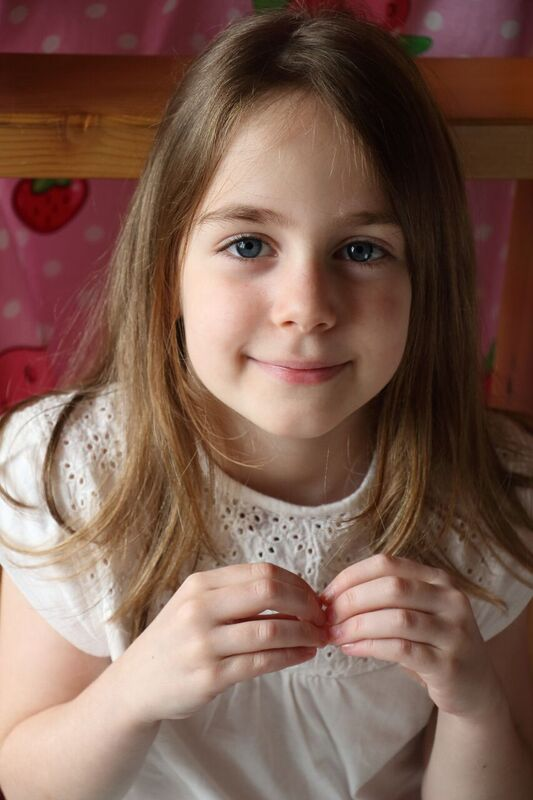
#> input picture jupyterNotebook/2_03. MosaicOnFaceAutomatically/girl.jpg, 533 x 800 px
$ jupyter execute 12_MosaicOnFaceAutomatically.ipynb   (shell and % lines are left out)
#> lines starting #> are read from the running program, lines starting #| are printed output that depends on the picture; after the words box and inside, x2 and y2 are one past the last pixel; in counts of white or black regions, pixels touching at a corner belong together
### jupyterNotebook/2_03. MosaicOnFaceAutomatically/mosaic3.py
#!
#! mosaic module.
#!
import cv2

#! Mosaic function.
def mosaic(img, rect, size):
    #! Get the area to mosaic.
    (x1, y1, x2, y2) = rect
    w = x2 - x1
    h = y2 - y1
    i_rect = img[y1:y2, x1:x2]

    #! Once reduced and expanded.
    i_small = cv2.resize(i_rect, (size, size))
    i_mos = cv2.resize(i_small, (w, h), interpolation=cv2.INTER_AREA)

    #! Overlay mosaic image on image.
    img2 = img.copy()
    img2[y1:y2, x1:x2] = i_mos
    return img2

### jupyterNotebook/2_03. MosaicOnFaceAutomatically/12_MosaicOnFaceAutomatically.ipynb
# [Mosaic on face automatically.]

###  1. Download the face detection cascade file.

[cell 1]
import urllib.request as req
import pandas as pd

# Download file.
url = "https://github.com/opencv/opencv/blob/master/data/haarcascades/haarcascade_frontalface_alt.xml"
savefile = "haarcascade_frontalface_alt.xml"
req.urlretrieve(url, savefile)
#> (this line was passed over: the network is not available in this run)
print("Saved.")

###  2. Procedure for face detection.
   - Create a detector by specifying a cascade file.
   - Read the target image and convert it to grayscale.
       <BR>※The image is converted to grayscale to use the image brightness information for face detection.
   - Perform face detection.

[cell 2]

import matplotlib.pyplot as plt
import cv2
#!
#! Create a detector by specifying a cascade file.
#!
cascade_file = "haarcascade_frontalface_default.xml"
cascade = cv2.CascadeClassifier(cascade_file)

#!
#!Read the target image and convert it to grayscale.
#!
img = cv2.imread("girl.jpg")
#> img is the input picture: shape (800, 533, 3); mean B, G, R 82.6, 95.3, 126
img_gray = cv2.cvtColor(img, cv2.COLOR_BGR2GRAY)
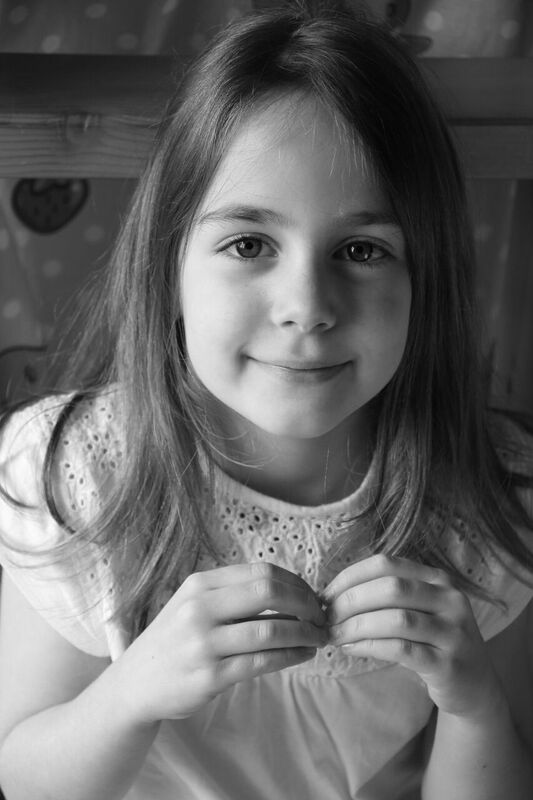
#> img_gray: shape (800, 533); min 0, max 254, mean 103

#! Perform face recognition.
face_list = cascade.detectMultiScale(img_gray, minSize=(150, 150))
#> face_list = [[145, 123, 316, 316]]

#! Check the result.
if len(face_list) == 0:
    print("Faild.")
    quit()

#! Mark the recognized part.
for (x, y, w, h) in face_list:
    print("Face coordinates = ", x, y, w, h)
    red = (0, 0, 255)
    cv2.rectangle(img, (x, y), (x + w, y + h), red, thickness = 20)
#> this loop made 1 pass
#> (x, y, w, h, red) on pass 1: (145, 123, 316, 316, (0, 0, 255))
#| Face coordinates =  145 123 316 316
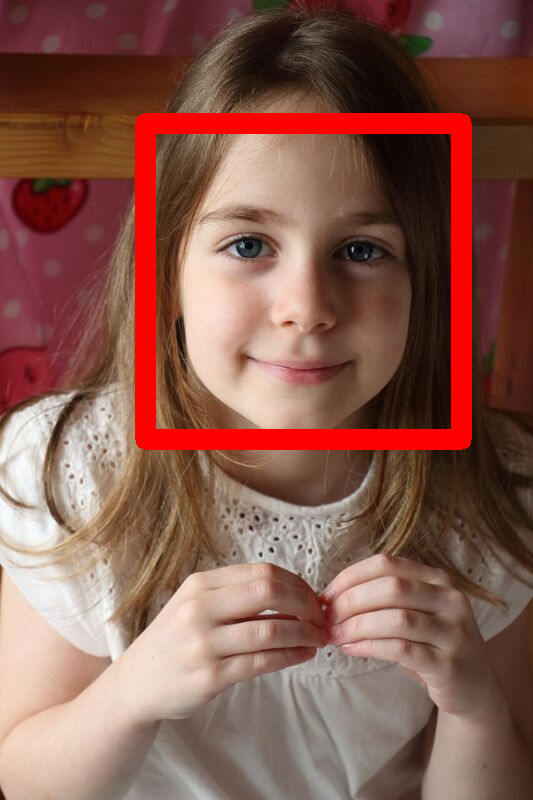
#> img: shape (800, 533, 3); 6.2% of pixels changed, all inside (x1, y1, x2, y2) = (135, 113, 472, 450)

#! Output image.
cv2.imwrite("face-detect.jpg", img)
plt.imshow(cv2.cvtColor(img, cv2.COLOR_BGR2RGB))
plt.show()

###  3. Mosaic with OpenCV.
   - To perform a mosaic, the image is reduced once and enlarged to form a mosaic.

[cell 3]
import matplotlib.pyplot as plt
import cv2
# Mosaic module created.(mosaic.py)
from mosaic3 import mosaic as mosaic

#!
#! Load the image and apply the mosaic.
#!
img = cv2.imread("cat.jpg")
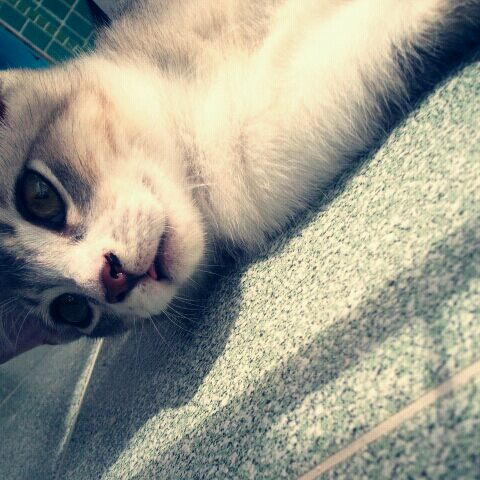
#> input picture jupyterNotebook/2_03. MosaicOnFaceAutomatically/cat.jpg, 480 x 480 px
#> img is the input picture: shape (480, 480, 3); mean B, G, R 140.2, 154, 154
mos = mosaic(img, (50, 50, 450, 450), 10)

#! Output mosaiced image.
cv2.imwrite("cat-mosaic.png", mos)
plt.imshow(cv2.cvtColor(mos, cv2.COLOR_BGR2RGB))
plt.show()

###  4. Automatically mosaic people's faces.

[cell 4]

import matplotlib.pyplot as plt
import cv2
# Mosaic module created.(mosaic.py)
from mosaic3 import mosaic as mosaic

#!
#! Create a detector by specifying a cascade file.
#!
cascade_file = "haarcascade_frontalface_alt2.xml"
cascade = cv2.CascadeClassifier(cascade_file)

#!
#!Read the target image and convert it to grayscale.
#!
img = cv2.imread("family.jpg")
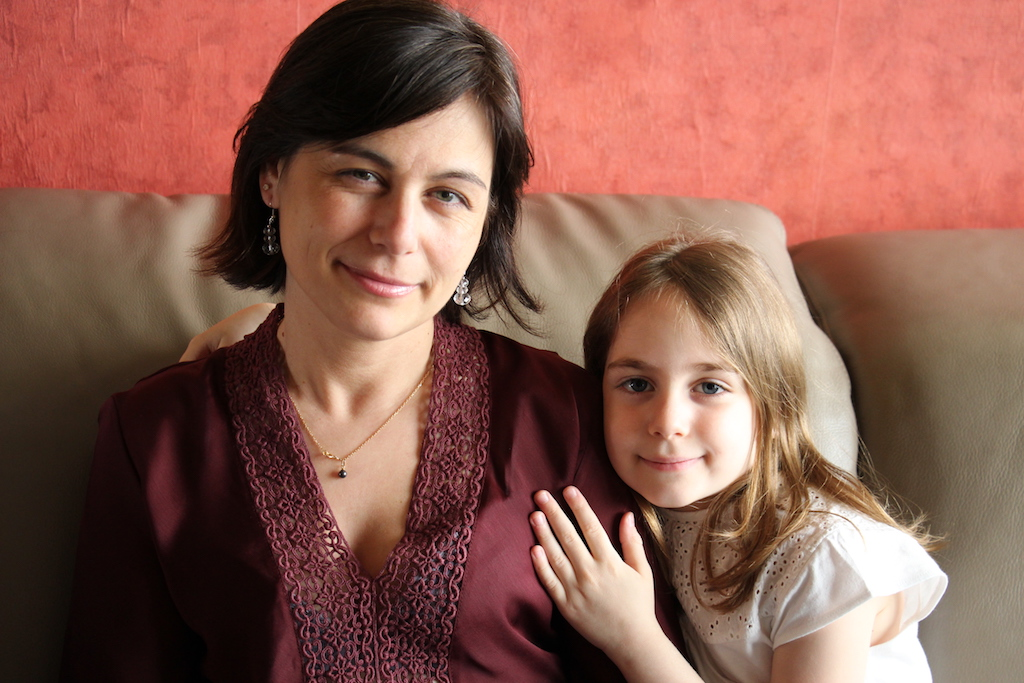
#> input picture jupyterNotebook/2_03. MosaicOnFaceAutomatically/family.jpg, 1024 x 683 px
#> img is the input picture: shape (683, 1024, 3); mean B, G, R 81.1, 93.8, 140
plt.imshow(cv2.cvtColor(img, cv2.COLOR_BGR2RGB))
plt.show()

img_gray = cv2.cvtColor(img, cv2.COLOR_BGR2GRAY)
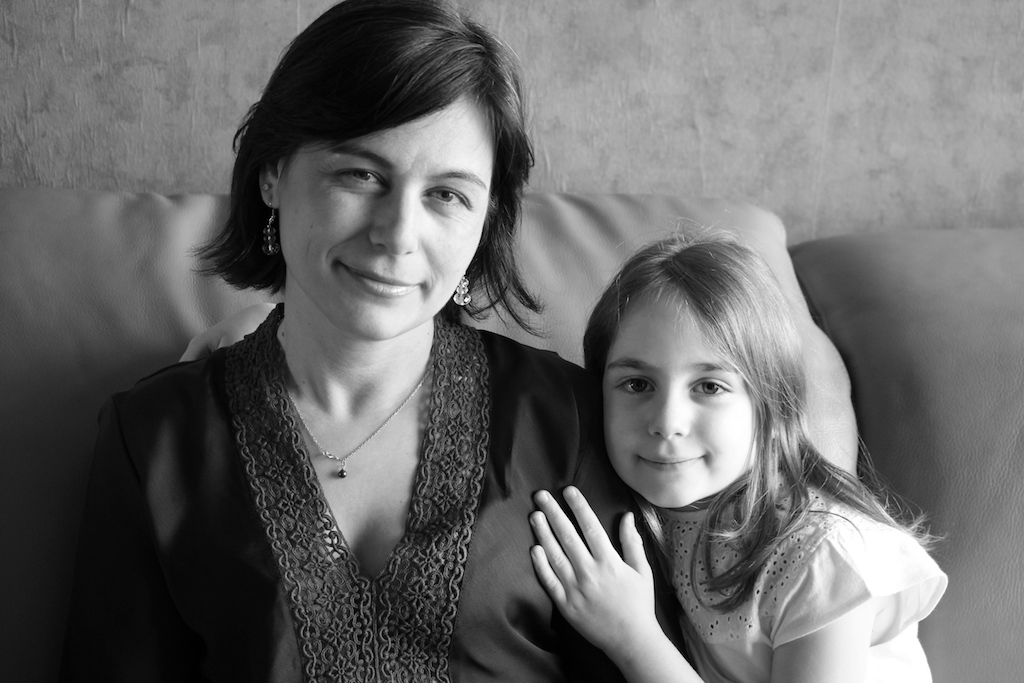
#> img_gray: shape (683, 1024); min 0, max 255, mean 106.2

#! Perform face recognition.
face_list = cascade.detectMultiScale(img_gray, minSize=(150, 150))
#> face_list = [[575, 312, 193, 193], [284, 95, 235, 235]]

#! Check the result.
if len(face_list) == 0:
    print("Faild.")
    quit()

#! Mosaic the image of the recognized part.
for (x, y, w, h) in face_list:
    img = mosaic(img, (x, y, x + w, y + h), 10)
#> this loop made 2 passes
#> (x, y, x1 in mosaic, y1 in mosaic, x2 in mosaic, y2 in mosaic) on passes 1 to 2: (575, 312, 575, 312, 768, 505), (284, 95, 284, 95, 519, 330)
#> pass 1, in mosaic (call 2), `i_mos = cv2.resize(i_small, (w, h), interpolation=cv2.INTER_AREA)`:
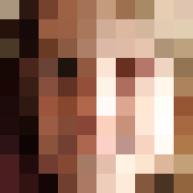
#> i_mos: shape (193, 193, 3); mean of channels 0, 1, 2 100, 118.1, 154.9; drawn as B, G, R
#> after the loop:
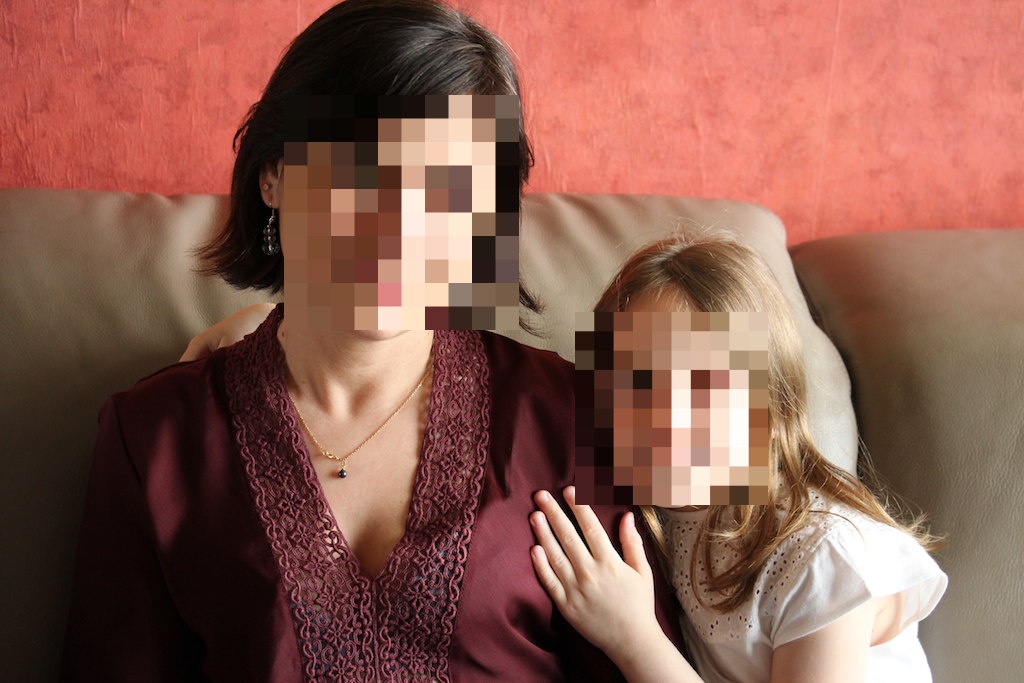
#> img: shape (683, 1024, 3); mean B, G, R 80.9, 93.7, 139.9

#! Image output.
cv2.imwrite("family-mosaic.png", img)
plt.imshow(cv2.cvtColor(img, cv2.COLOR_BGR2RGB))
plt.show()

###  5. Verify image rotation.

[cell 5]

import matplotlib.pyplot as plt
import cv2
from scipy import ndimage

#!
#! Create a detector by specifying a cascade file.
#!
cascade_file = "haarcascade_frontalface_default.xml"
cascade = cv2.CascadeClassifier(cascade_file)
#!
#!Read the target image and convert it to grayscale.
#!
img = cv2.imread("girl.jpg")

#! [ Perform face detection and mark. ]
def face_detect(img):
    img_gray = cv2.cvtColor(img, cv2.COLOR_BGR2GRAY)
    #! Perform face recognition.
    face_list = cascade.detectMultiScale(img_gray, minSize=(150, 150))
    #! Mark the recognized part.
    for (x, y, w, h) in face_list:
        print("Face coordinates = ", x, y, w, h)
        red = (0, 0, 255)
        cv2.rectangle(img, (x, y), (x + w, y + h), red, thickness = 20)

#!
#! Verification for each angle.
#!
for i in range(0, 9):
    angle = i * 10
    print("----" + str(angle) + "------")
    img_r = ndimage.rotate(img, angle)
    #! Perform face detection and mark.
    face_detect(img_r)
    #! Draw multiple graphs.
    plt.subplot(3, 3, i + 1)
    plt.axis("off")
    plt.title("angle = " + str(angle))
    plt.imshow(cv2.cvtColor(img_r, cv2.COLOR_BGR2RGB))
#> this loop made 9 passes
#> face_list in face_detect on passes 1, 2, 3, 7: [[145, 123, 316, 316]], [[193, 169, 304, 304]], [[223, 202, 294, 294]], [[579, 362, 330, 330]]
#> pass 3, in face_detect (call 3), `img_gray = cv2.cvtColor(img, cv2.COLOR_BGR2GRAY)`:
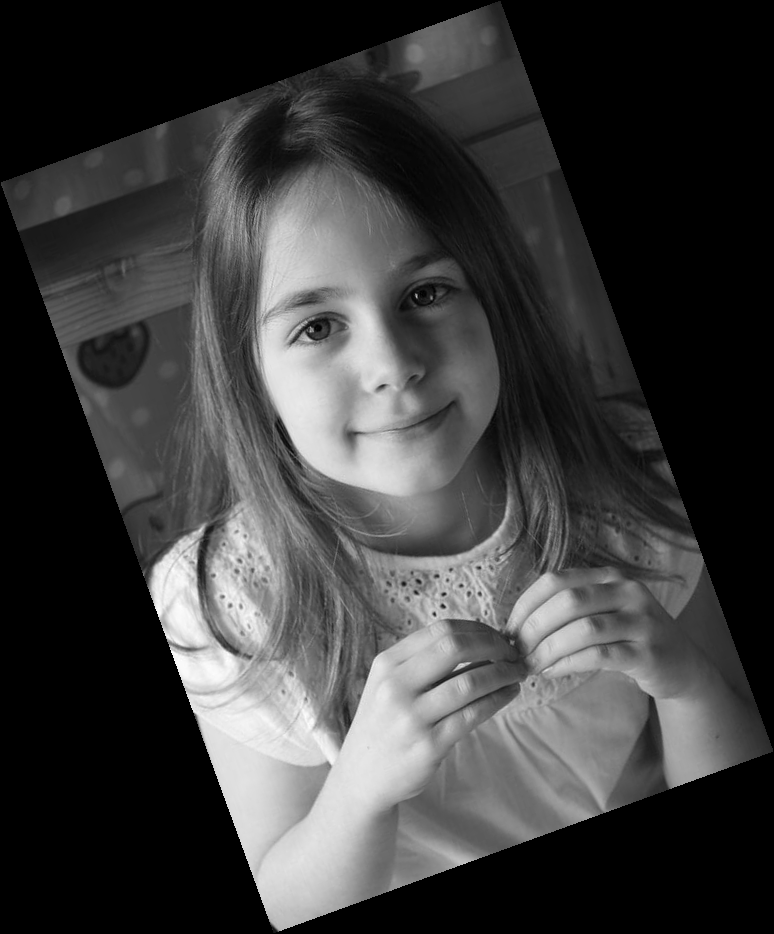
#> img_gray: shape (934, 774); min 0, max 254, mean 60.6
#> after the loop:
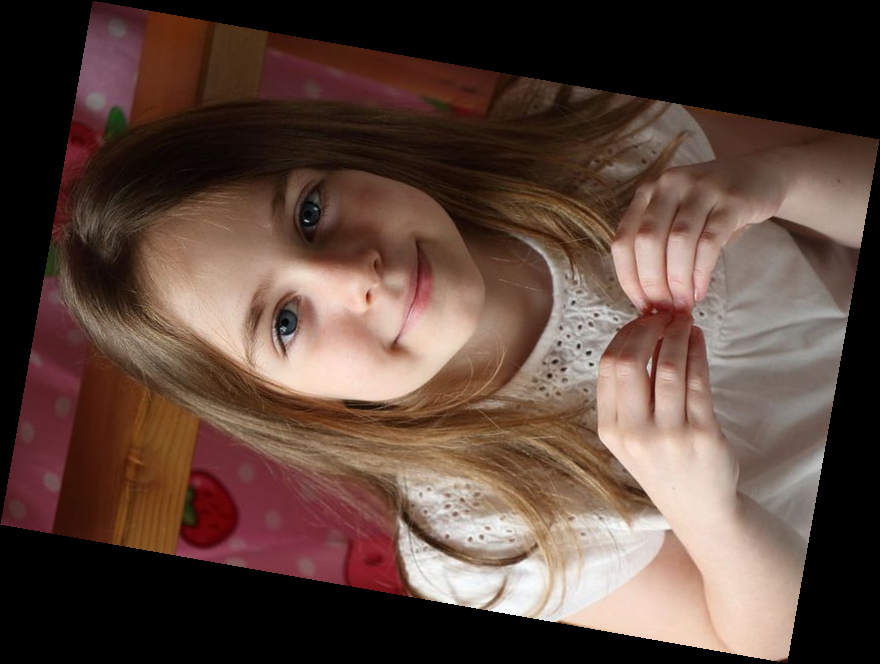
#> img_r: shape (664, 880, 3); mean B, G, R 60.1, 69.4, 91.7

plt.show()
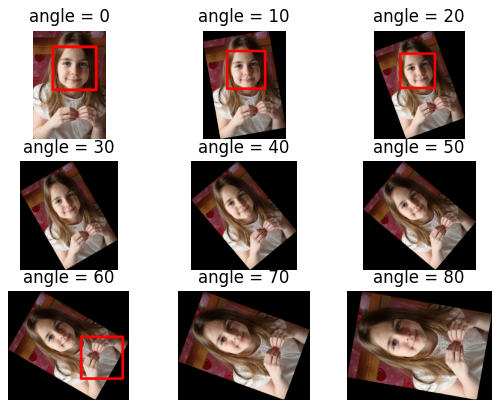
#> figure drawn by matplotlib, 9 panels
